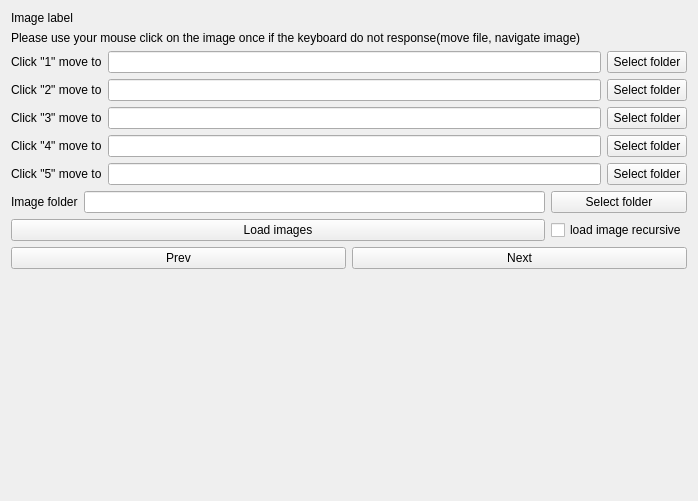
<?xml version="1.0" encoding="UTF-8"?>
<ui version="4.0">
 <class>image_mover</class>
 <widget class="QWidget" name="image_mover">
  <property name="geometry">
   <rect>
    <x>0</x>
    <y>0</y>
    <width>698</width>
    <height>501</height>
   </rect>
  </property>
  <property name="windowTitle">
   <string>Form</string>
  </property>
  <layout class="QVBoxLayout" name="verticalLayout">
   <item>
    <widget class="QLabel" name="labelImage">
     <property name="text">
      <string>Image label</string>
     </property>
    </widget>
   </item>
   <item>
    <widget class="QLabel" name="label_7">
     <property name="text">
      <string>Please use your mouse click on the image once if the keyboard do not response(move file, navigate image)</string>
     </property>
    </widget>
   </item>
   <item>
    <layout class="QGridLayout" name="gridLayout">
     <item row="2" column="2">
      <widget class="QPushButton" name="pushButtonSelectFolder_3">
       <property name="text">
        <string>Select folder</string>
       </property>
      </widget>
     </item>
     <item row="4" column="2">
      <widget class="QPushButton" name="pushButtonSelectFolder_5">
       <property name="text">
        <string>Select folder</string>
       </property>
      </widget>
     </item>
     <item row="1" column="1">
      <widget class="QLineEdit" name="lineEdit_2">
       <property name="text">
        <string/>
       </property>
      </widget>
     </item>
     <item row="4" column="0">
      <widget class="QLabel" name="label_4">
       <property name="text">
        <string>Click &quot;5&quot; move to</string>
       </property>
      </widget>
     </item>
     <item row="3" column="0">
      <widget class="QLabel" name="label_5">
       <property name="text">
        <string>Click &quot;4&quot; move to</string>
       </property>
      </widget>
     </item>
     <item row="3" column="1">
      <widget class="QLineEdit" name="lineEdit_4">
       <property name="text">
        <string/>
       </property>
      </widget>
     </item>
     <item row="1" column="2">
      <widget class="QPushButton" name="pushButtonSelectFolder_2">
       <property name="text">
        <string>Select folder</string>
       </property>
      </widget>
     </item>
     <item row="3" column="2">
      <widget class="QPushButton" name="pushButtonSelectFolder_4">
       <property name="text">
        <string>Select folder</string>
       </property>
      </widget>
     </item>
     <item row="4" column="1">
      <widget class="QLineEdit" name="lineEdit_5">
       <property name="text">
        <string/>
       </property>
      </widget>
     </item>
     <item row="0" column="2">
      <widget class="QPushButton" name="pushButtonSelectFolder_1">
       <property name="text">
        <string>Select folder</string>
       </property>
      </widget>
     </item>
     <item row="2" column="0">
      <widget class="QLabel" name="label_3">
       <property name="text">
        <string>Click &quot;3&quot; move to</string>
       </property>
      </widget>
     </item>
     <item row="0" column="1">
      <widget class="QLineEdit" name="lineEdit_1">
       <property name="text">
        <string/>
       </property>
      </widget>
     </item>
     <item row="2" column="1">
      <widget class="QLineEdit" name="lineEdit_3">
       <property name="text">
        <string/>
       </property>
      </widget>
     </item>
     <item row="0" column="0">
      <widget class="QLabel" name="label">
       <property name="text">
        <string>Click &quot;1&quot; move to</string>
       </property>
      </widget>
     </item>
     <item row="1" column="0">
      <widget class="QLabel" name="label_2">
       <property name="text">
        <string>Click &quot;2&quot; move to</string>
       </property>
      </widget>
     </item>
    </layout>
   </item>
   <item>
    <layout class="QGridLayout" name="gridLayout_2">
     <item row="0" column="0">
      <widget class="QLabel" name="label_6">
       <property name="text">
        <string>Image folder</string>
       </property>
      </widget>
     </item>
     <item row="0" column="1">
      <widget class="QLineEdit" name="lineEditImageFolder"/>
     </item>
     <item row="0" column="2">
      <widget class="QPushButton" name="pushButtonSelectImageFolder">
       <property name="text">
        <string>Select folder</string>
       </property>
      </widget>
     </item>
     <item row="1" column="0" colspan="2">
      <widget class="QPushButton" name="pushButtonLoadImages">
       <property name="text">
        <string>Load images</string>
       </property>
      </widget>
     </item>
     <item row="1" column="2">
      <widget class="QCheckBox" name="checkBoxRecursive">
       <property name="text">
        <string>load image recursive</string>
       </property>
      </widget>
     </item>
    </layout>
   </item>
   <item>
    <layout class="QHBoxLayout" name="horizontalLayout">
     <item>
      <widget class="QPushButton" name="pushButtonPrev">
       <property name="text">
        <string>Prev</string>
       </property>
      </widget>
     </item>
     <item>
      <widget class="QPushButton" name="pushButtonNext">
       <property name="text">
        <string>Next</string>
       </property>
      </widget>
     </item>
    </layout>
   </item>
   <item>
    <widget class="QLabel" name="labelImageName">
     <property name="text">
      <string/>
     </property>
    </widget>
   </item>
   <item>
    <widget class="QLabel" name="labelImageNumber">
     <property name="text">
      <string/>
     </property>
    </widget>
   </item>
   <item>
    <spacer name="verticalSpacer">
     <property name="orientation">
      <enum>Qt::Vertical</enum>
     </property>
     <property name="sizeHint" stdset="0">
      <size>
       <width>20</width>
       <height>314</height>
      </size>
     </property>
    </spacer>
   </item>
  </layout>
 </widget>
 <resources/>
 <connections/>
</ui>
